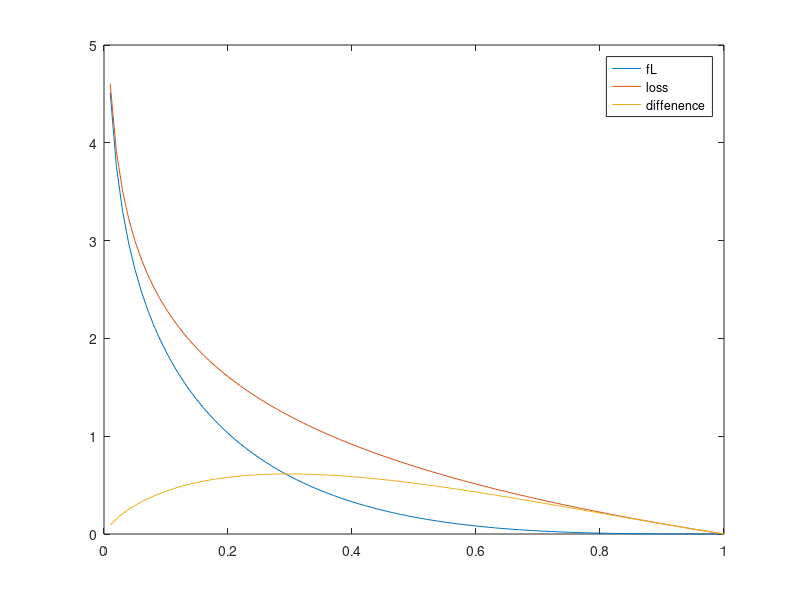

This chart was generated by the following MATLAB code:
x=[0:0.01:1];
f1=@(p)-(1-p).^2.*log(p);
y1=f1(x);


f2=@(p)-log(p);
y2=f2(x);

plot(x,y1,x,y2,x,y2-y1)
legend('fL','loss','diffenence')

[f1(0.2) f2(0.2)]

[f1(0.4) f2(0.4)]

[ind,m]=max(y2-y1);
x(m)